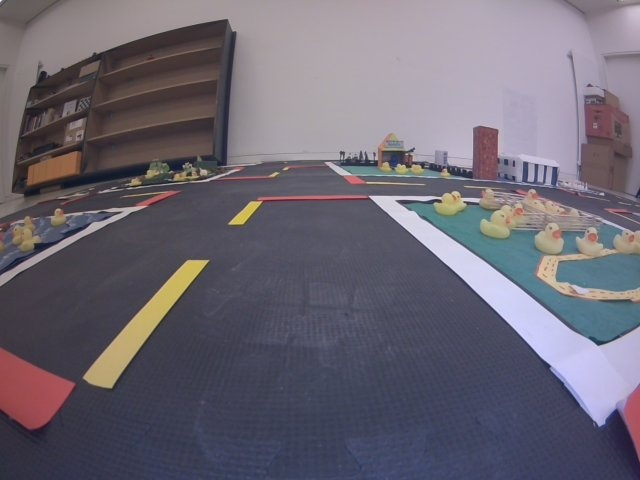
#> input picture lane detection test images/frame.jpg, 640 x 480 px
$ python canny.py
#> lines starting #> are read from the running program, lines starting #| are printed output that depends on the picture; after the words box and inside, x2 and y2 are one past the last pixel; in counts of white or black regions, pixels touching at a corner belong together
### canny_func.py
import cv2
import numpy as np
import matplotlib.pyplot as plt


def region_of_interest(image):
    height, width = image.shape
    print(height, width)
    # polygons = np.array([
    #     [(0, height), (int(width/2), int(height/6)), (width, height)]
    # ])
    polygons = np.array([
        [(0, height), (0, int(height/2)),
         (width, int(height/2)), (width, height)]
    ])
    mask = np.zeros_like(image)

    cv2.fillPoly(mask, polygons, 255)
    masked_image = cv2.bitwise_and(image, mask)
    return masked_image


def make_points(image, average):
    # [4 lines of commented-out code are left out]
    slope, y_int = average
    y1 = image.shape[0]
    y2 = int(y1 * (3/5))
    x1 = int((y1 - y_int) // slope)
    x2 = int((y2 - y_int) // slope)
    return np.array([x1, y1, x2, y2])


def average(image, lines):
    left = []
    right = []
    if lines is not None:
        for line in lines:
            x1, y1, x2, y2 = line.reshape(4)
            # print(x1, y1, x2, y22
            # Finding parameters of a line
            parameters = np.polyfit((x1, x2), (y1, y2), 1)
            # print(parameters)
            slope = parameters[0]
            y_int = parameters[1]
            # Classify negative slope and positive slope
            if slope < 0:
                left.append((slope, y_int))
            else:
                right.append((slope, y_int))
        # Compute average of positive slope line and negative slope line
    right_avg = np.average(right, axis=0)
    left_avg = np.average(left, axis=0)
    # if left_avg:
    # put points in the image
    left_line = make_points(image, left_avg)
    # print(left_line)
    # if right_avg:
    right_line = make_points(image, right_avg)

    return np.array([left_line, right_line])


def display_lines(image, lines):
    lines_image = np.zeros_like(image)
    if lines is not None:
        for line in lines:
            print(line)
            x1, y1, x2, y2 = line
            cv2.line(lines_image, (x1, y1), (x2, y2), (0, 0, 255), 20)
    return lines_image

### canny.py
import cv2
import numpy as np
import matplotlib.pyplot as plt

from canny_func import region_of_interest, make_points, average, display_lines


# [53 lines of commented-out code are left out]
img = cv2.imread("lane detection test images/frame.jpg")
#> img is the input picture: shape (480, 640, 3); mean B, G, R 114.7, 102.7, 107.8
cv2.imshow('input img', img)
cv2.waitKey(3000)


gray = cv2.cvtColor(img, cv2.COLOR_BGR2GRAY)
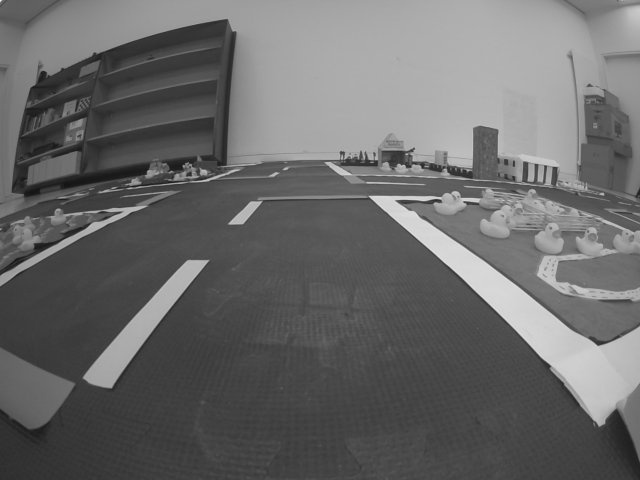
#> gray: shape (480, 640); min 16, max 241, mean 105.6
cv2.imshow('Gray img', gray)
cv2.waitKey(3000)
# plt.imshow(gray)
# plt.title('Gray Image'), plt.xticks([]), plt.yticks([])
# plt.show()

# Gaussian Blur
blur = cv2.GaussianBlur(gray, (5, 5), 0)
cv2.imshow('Gaussian Blue', blur)
cv2.waitKey(3000)
# plt.imshow(blur, cmap='gray')
# plt.title('GaussianBlur'), plt.xticks([]), plt.yticks([])
# plt.show()

# Canny edge detector
edges = cv2.Canny(blur, 100, 200)
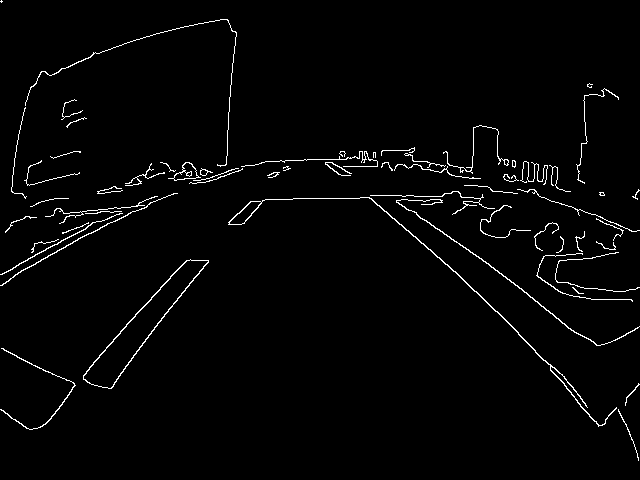
#> edges: shape (480, 640); 2.1% white in thin lines or dots
cv2.imshow('Canny edge', edges)
cv2.waitKey(3000)
# [12 lines of commented-out code are left out]


roi = region_of_interest(edges)
#| 480 640
#> in region_of_interest, `cv2.fillPoly(mask, polygons, 255)`:
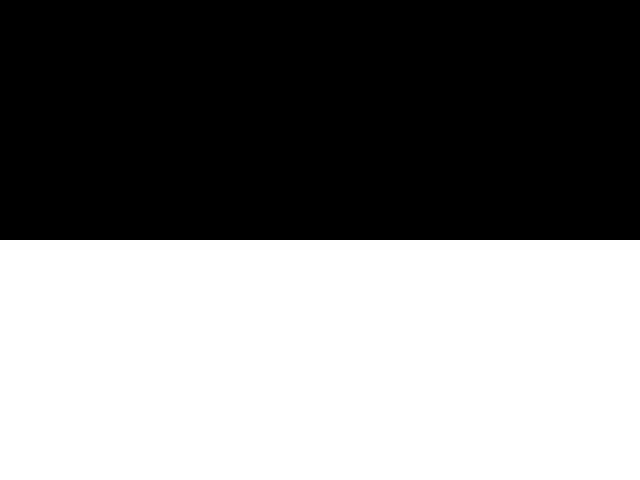
#> mask: shape (480, 640); 50% white; 1 white region, box (x1, y1, x2, y2) and area: (0, 240, 640, 480) 153600
#> in region_of_interest, `masked_image = cv2.bitwise_and(image, mask)`:
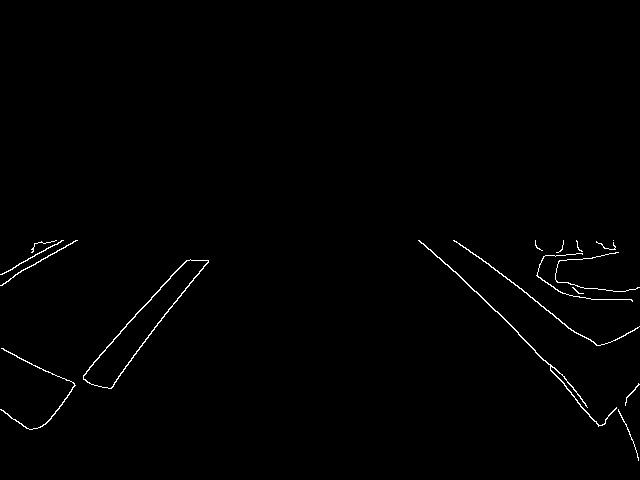
#> masked_image: shape (480, 640); 0.76% white in thin lines or dots, all inside (x1, y1, x2, y2) = (0, 240, 640, 461)
cv2.imshow('ROI', roi)
cv2.waitKey(3000)
# plt.imshow(roi, cmap='gray')
# plt.title('Region of interest'), plt.xticks([]), plt.yticks([])
# plt.show()


lines = cv2.HoughLinesP(roi, 2, np.pi/180, 100,
                        np.array([]), minLineLength=40, maxLineGap=5)
#> lines = [[93, 362, 179, 267], [447, 264, 521, 336], [116, 379, 151, 333], [459, 243, 552, 313], [139, 347, 208, 261], [550, 368, 598, 425]]


# [36 lines of commented-out code are left out]


copy = np.copy(img)
averaged_lines = average(copy, lines)
#> the loop in average, `for line in lines:` made 6 passes
#> (x1, y1, x2, y2, slope, y_int) on passes 1 to 6: (93, 362, 179, 267, -1.1, 464.7), (447, 264, 521, 336, 0.973, -170.9), (116, 379, 151, 333, -1.31, 531.5), (459, 243, 552, 313, 0.753, -102.5), (139, 347, 208, 261, -1.25, 520.2), (550, 368, 598, 425, 1.19, -285.1)
#> after the loop in average, `for line in lines:`: left = [(-1.1, 464.7), (-1.31, 531.5), (-1.25, 520.2)]; right = [(0.973, -170.9), (0.753, -102.5), (1.19, -285.1)]
#> in average, `right_avg = np.average(right, axis=0)`: right_avg = [0.971, -186.2]
#> in average, `left_avg = np.average(left, axis=0)`: left_avg = [-1.22, 505.5]
#> in make_points, `slope, y_int = average`: slope = -1.22; y_int = 505.5
#> in make_points, `x1 = int((y1 - y_int) // slope)`: x1 = 20
#> in make_points, `x2 = int((y2 - y_int) // slope)`: x2 = 178
#> in average, `left_line = make_points(image, left_avg)`: left_line = [20, 480, 178, 288]
#> in average, `right_line = make_points(image, right_avg)`: right_line = [686, 480, 488, 288]
#> averaged_lines = [[20, 480, 178, 288], [686, 480, 488, 288]]
black_lines = display_lines(copy, averaged_lines)
#> the loop in display_lines, `for line in lines:` made 2 passes
#> (printed output is left out)
#> after the loop in display_lines, `for line in lines:`:
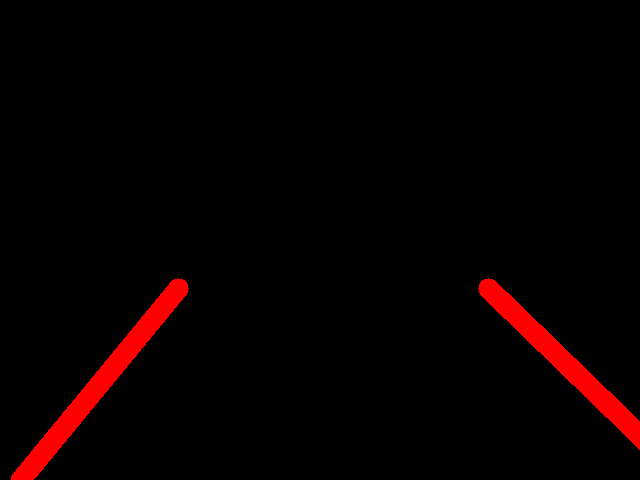
#> lines_image: shape (480, 640, 3); mean of channels 0, 1, 2 0, 0, 8.1; drawn as B, G, R
# combine the line image and the color image (copy*0.8 + black_lines*1 + 1)
lanes = cv2.addWeighted(copy, 0.8, black_lines, 1, 1)
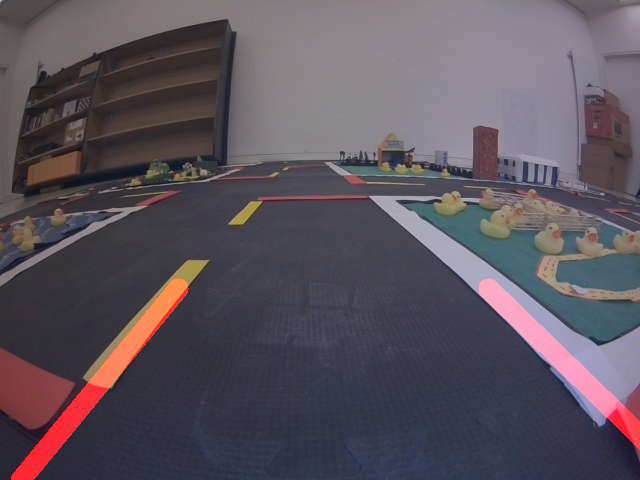
#> lanes: shape (480, 640, 3); mean B, G, R 92.8, 83.1, 91.5
cv2.imshow('Result', lanes)
cv2.waitKey(3000)

$ run again, with lane detection test images/test.jpg copied over lane detection test images/frame.jpg
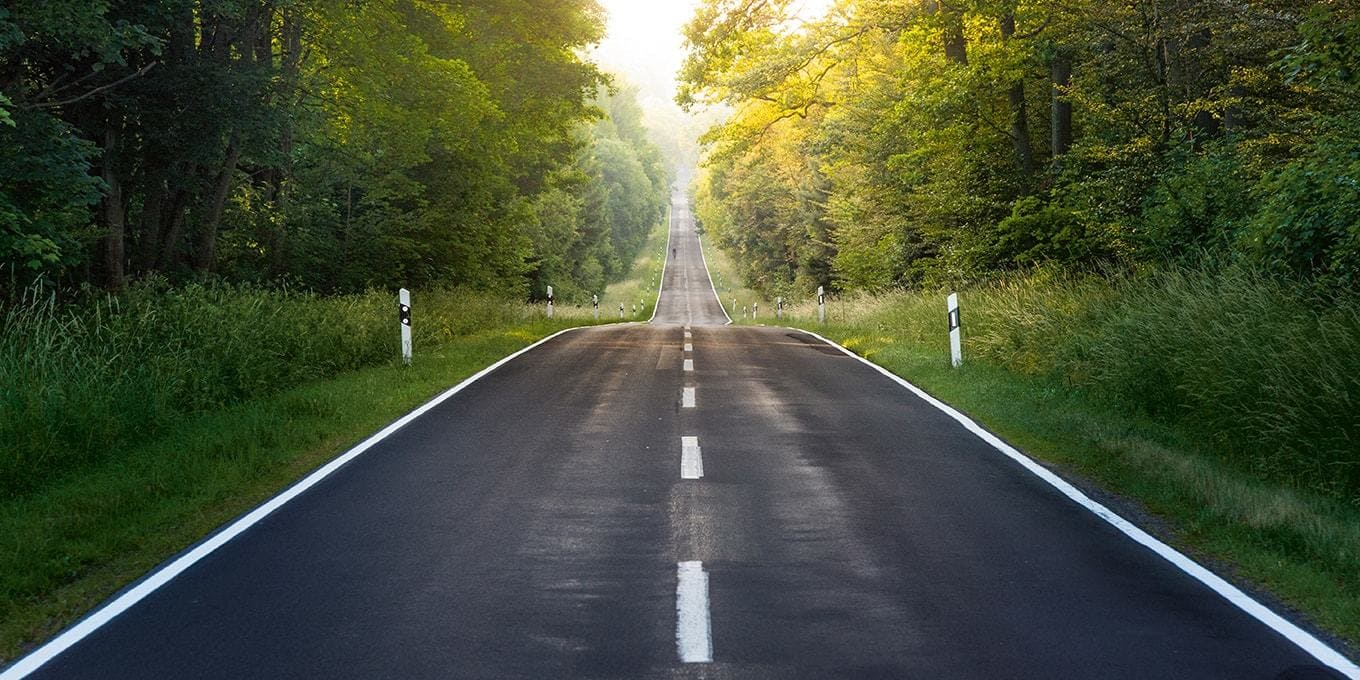
#> input picture lane detection test images/test.jpg, 1360 x 680 px
#> img is the input picture: shape (680, 1360, 3); mean B, G, R 55.3, 78.8, 70.7
#> `edges = cv2.Canny(blur, 100, 200)`:
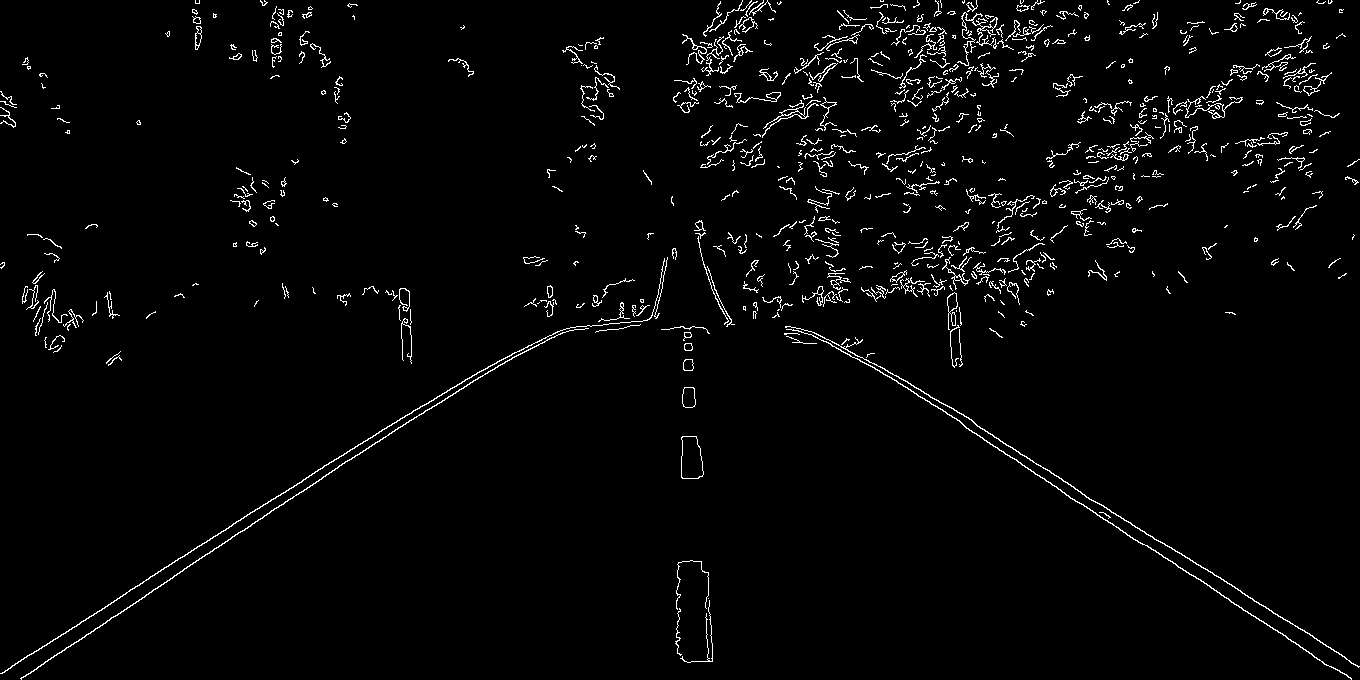
#> edges: shape (680, 1360); 2.5% white in thin lines or dots
#| 680 1360
#> mask: shape (680, 1360); 50% white; 1 white region, box (x1, y1, x2, y2) and area: (0, 340, 1360, 680) 462400
#> masked_image: shape (680, 1360); 0.47% white in thin lines or dots, all inside (x1, y1, x2, y2) = (0, 340, 1360, 680)
#> lines = 26 rows, first 6: [976, 425, 1074, 487], [123, 594, 231, 526], [177, 573, 328, 474], [1031, 471, 1151, 549], [366, 448, 507, 360], [898, 383, 960, 421]
#> the loop in average, `for line in lines:` made 26 passes
#> (x1, y1, x2, y2, slope, y_int) on passes 1 to 8: (976, 425, 1074, 487, 0.633, -192.5), (123, 594, 231, 526, -0.63, 671.4), (177, 573, 328, 474, -0.656, 689), (1031, 471, 1151, 549, 0.65, -199.1), (366, 448, 507, 360, -0.624, 676.4), (898, 383, 960, 421, 0.613, -167.4), (1171, 547, 1240, 590, 0.623, -182.8), (105, 606, 160, 571, -0.636, 672.8)
#> after the loop in average, `for line in lines:`: left = [(-0.63, 671.4), (-0.656, 689), (-0.624, 676.4), (-0.636, 672.8), (-0.599, 659), (-0.635, 681.5), (-0.674, 693.1), (-0.647, 674.3), (-0.611, 666.1), (-0.661, 689.9)]; right = [(0.633, -192.5), (0.65, -199.1), (0.613, -167.4), (0.623, -182.8), (0.657, -206.6), (0.67, -223.1), (0.624, -182.3), (0.587, -150), (0.549, -112.2), (0.69, -250.1), (0.622, -179.6), (19.67, -13263), (0.667, -221), (0.557, -123.5), (0.657, -207.8), (23.5, -16071)]
#> right_avg = [3.25, -1995.7]
#> left_avg = [-0.637, 677.4]
#> in make_points, `slope, y_int = average`: slope = -0.637; y_int = 677.4
#> in make_points, `x1 = int((y1 - y_int) // slope)`: x1 = -5
#> in make_points, `x2 = int((y2 - y_int) // slope)`: x2 = 422
#> left_line = [-5, 680, 422, 408]
#> right_line = [823, 680, 740, 408]
#> averaged_lines = [[-5, 680, 422, 408], [823, 680, 740, 408]]
#> the loop in display_lines, `for line in lines:` made 2 passes
#> (printed output is left out)
#> `lanes = cv2.addWeighted(copy, 0.8, black_lines, 1, 1)`:
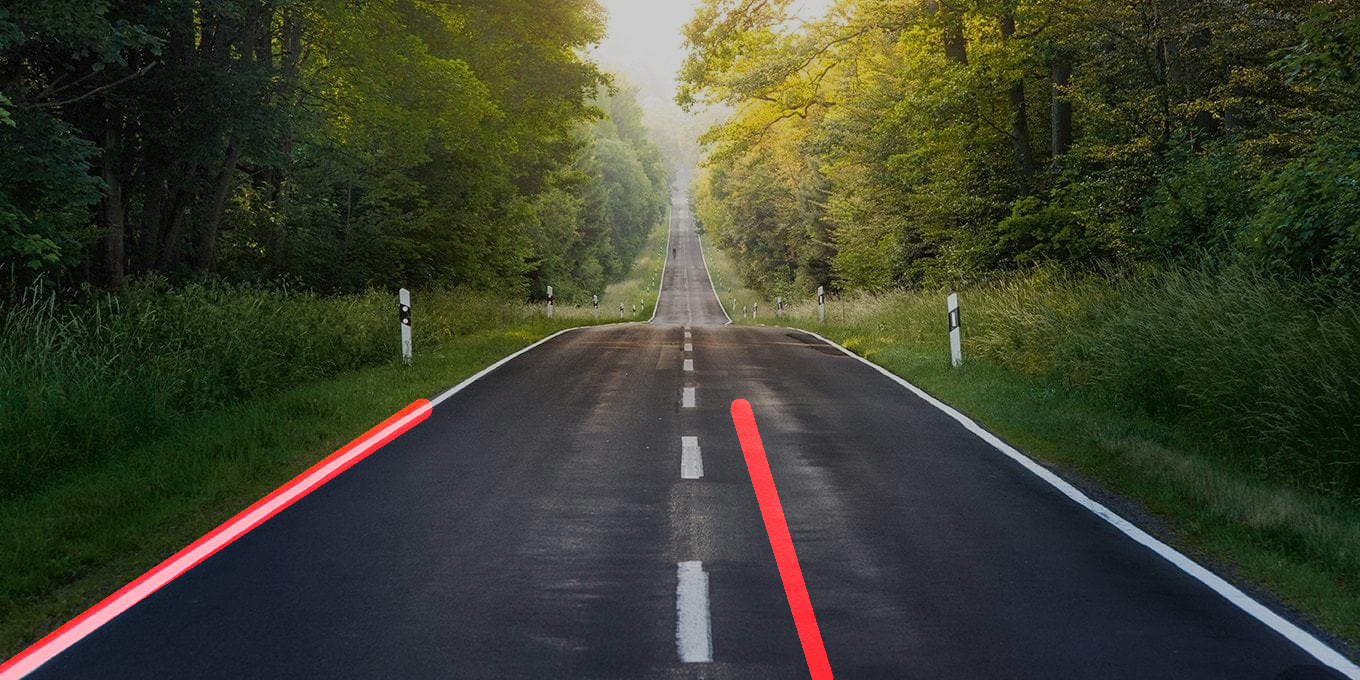
#> lanes: shape (680, 1360, 3); mean B, G, R 45.2, 64, 60.6

$ run again, with lane detection test images/test10.jpg copied over lane detection test images/frame.jpg
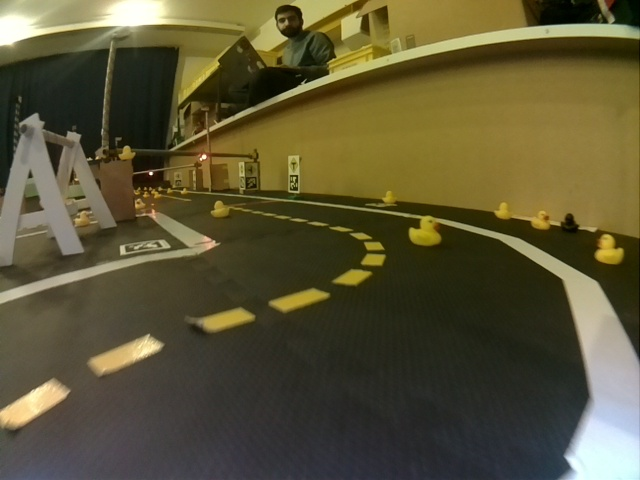
#> input picture lane detection test images/test10.jpg, 640 x 480 px
#> img is the input picture: shape (480, 640, 3); mean B, G, R 53.2, 84.3, 90.8
#> `edges = cv2.Canny(blur, 100, 200)`:
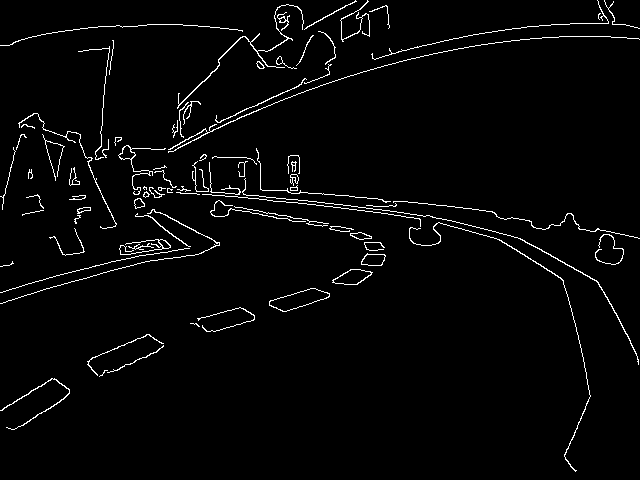
#> edges: shape (480, 640); 2.7% white in thin lines or dots
#| 480 640
#> mask: shape (480, 640); 50% white; 1 white region, box (x1, y1, x2, y2) and area: (0, 240, 640, 480) 153600
#> masked_image: shape (480, 640); 0.76% white in thin lines or dots, all inside (x1, y1, x2, y2) = (0, 240, 639, 472)
#> lines = [[24, 295, 130, 265], [522, 240, 598, 282], [63, 274, 126, 258], [599, 284, 636, 353], [214, 331, 254, 319], [0, 292, 85, 268]]
#> the loop in average, `for line in lines:` made 6 passes
#> (x1, y1, x2, y2, slope, y_int) on passes 1 to 6: (24, 295, 130, 265, -0.283, 301.8), (522, 240, 598, 282, 0.553, -48.47), (63, 274, 126, 258, -0.254, 290), (599, 284, 636, 353, 1.86, -833.1), (214, 331, 254, 319, -0.3, 395.2), (0, 292, 85, 268, -0.282, 292)
#> after the loop in average, `for line in lines:`: left = [(-0.283, 301.8), (-0.254, 290), (-0.3, 395.2), (-0.282, 292)]; right = [(0.553, -48.47), (1.86, -833.1)]
#> right_avg = [1.21, -440.8]
#> left_avg = [-0.28, 319.7]
#> in make_points, `slope, y_int = average`: slope = -0.28; y_int = 319.7
#> in make_points, `x1 = int((y1 - y_int) // slope)`: x1 = -573
#> in make_points, `x2 = int((y2 - y_int) // slope)`: x2 = 113
#> left_line = [-573, 480, 113, 288]
#> right_line = [761, 480, 602, 288]
#> averaged_lines = [[-573, 480, 113, 288], [761, 480, 602, 288]]
#> the loop in display_lines, `for line in lines:` made 2 passes
#> (printed output is left out)
#> `lanes = cv2.addWeighted(copy, 0.8, black_lines, 1, 1)`:
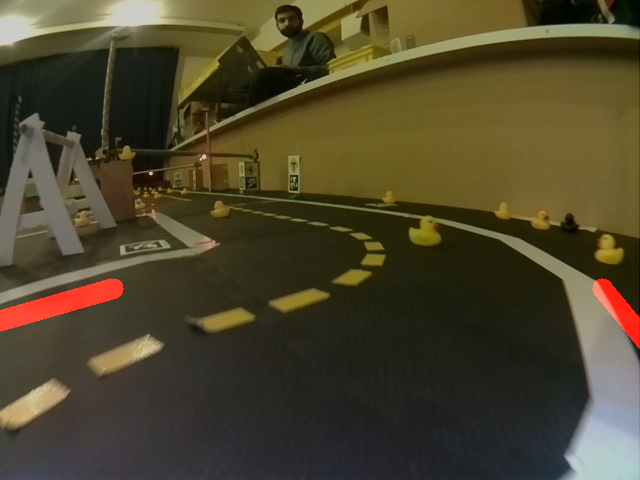
#> lanes: shape (480, 640, 3); mean B, G, R 43.6, 68.4, 76
